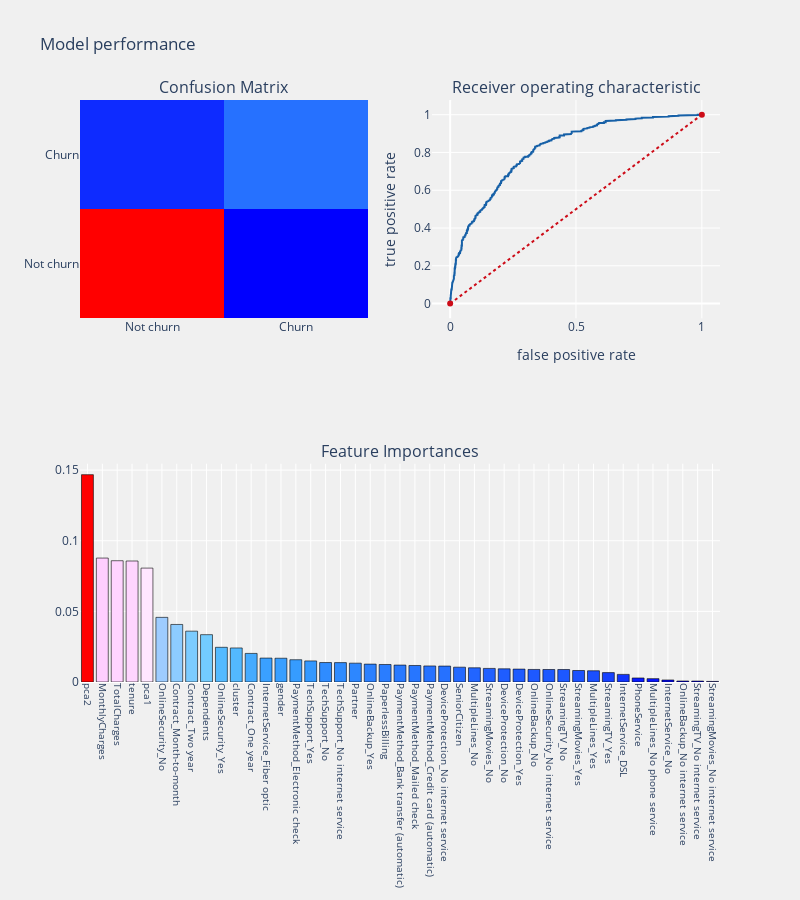

Notebook code for this chart:
### Code cell
telecom_churn_prediction(GBclassifier, X_train_os, X_test, y_train_os.values.ravel(), y_test.values.ravel(),
                         cols,'features', threshold_plot = False)

### Figure 1 — Plotly figure (JSON) as saved in the notebook; plotly's stock layout.template omitted (floating-point values rounded to 4 significant figures; data arrays with more than 128 entries replaced by an {"elided": "..."} marker saying what was removed)
{"data": [{"colorscale": [[0, "rgb(0,0,255)"], [0.1, "rgb(51,153,255)"], [0.2, "rgb(102,204,255)"], [0.3, "rgb(153,204,255)"], [0.4, "rgb(204,204,255)"], [0.5, "rgb(255,255,255)"], [0.6, "rgb(255,204,255)"], [0.7, "rgb(255,153,255)"], [0.8, "rgb(255,102,204)"], [0.9, "rgb(255,102,102)"], [1, "rgb(255,0,0)"]], "name": "matrix", "showscale": false, "type": "heatmap", "x": ["Not churn", "Churn"], "xaxis": "x", "y": ["Not churn", "Churn"], "yaxis": "y", "z": [[1088, 194], [219, 260]]}, {"line": {"color": "rgb(22, 96, 167)", "width": 2}, "name": "Roc : 0.6957357208693359", "type": "scatter", "x": {"elided": "524 float values"}, "xaxis": "x2", "y": {"elided": "524 float values"}, "yaxis": "y2"}, {"line": {"color": "rgb(205, 12, 24)", "dash": "dot", "width": 2}, "type": "scatter", "x": [0, 1], "xaxis": "x2", "y": [0, 1], "yaxis": "y2"}, {"marker": {"color": [0.1468, 0.08774, 0.08586, 0.08566, 0.08064, 0.04576, 0.04074, 0.03599, 0.03351, 0.02457, 0.0241, 0.02024, 0.01692, 0.01684, 0.01578, 0.01492, 0.01378, 0.01372, 0.01333, 0.01266, 0.0124, 0.01197, 0.01169, 0.01135, 0.01126, 0.01049, 0.01006, 0.009619, 0.00933, 0.009136, 0.00888, 0.00884, 0.008838, 0.008145, 0.007957, 0.006647, 0.005396, 0.002852, 0.00238, 0.001432, 0.0007079, 0.0006607, 0.0004081], "colorscale": [[0, "rgb(0,0,255)"], [0.1, "rgb(51,153,255)"], [0.2, "rgb(102,204,255)"], [0.3, "rgb(153,204,255)"], [0.4, "rgb(204,204,255)"], [0.5, "rgb(255,255,255)"], [0.6, "rgb(255,204,255)"], [0.7, "rgb(255,153,255)"], [0.8, "rgb(255,102,204)"], [0.9, "rgb(255,102,102)"], [1, "rgb(255,0,0)"]], "line": {"color": "black", "width": 0.6}}, "name": "coefficients", "type": "bar", "x": ["pca2", "MonthlyCharges", "TotalCharges", "tenure", "pca1", "OnlineSecurity_No", "Contract_Month-to-month", "Contract_Two year", "Dependents", "OnlineSecurity_Yes", "cluster", "Contract_One year", "InternetService_Fiber optic", "gender", "PaymentMethod_Electronic check", "TechSupport_Yes", "TechSupport_No", "TechSupport_No internet service", "Partner", "OnlineBackup_Yes", "PaperlessBilling", "PaymentMethod_Bank transfer (automatic)", "PaymentMethod_Mailed check", "PaymentMethod_Credit card (automatic)", "DeviceProtection_No internet service", "SeniorCitizen", "MultipleLines_No", "StreamingMovies_No", "DeviceProtection_No", "DeviceProtection_Yes", "OnlineBackup_No", "OnlineSecurity_No internet service", "StreamingTV_No", "StreamingMovies_Yes", "MultipleLines_Yes", "StreamingTV_Yes", "InternetService_DSL", "PhoneService", "MultipleLines_No phone service", "InternetService_No", "OnlineBackup_No internet service", "StreamingTV_No internet service", "StreamingMovies_No internet service"], "xaxis": "x3", "y": [0.1468, 0.08774, 0.08586, 0.08566, 0.08064, 0.04576, 0.04074, 0.03599, 0.03351, 0.02457, 0.0241, 0.02024, 0.01692, 0.01684, 0.01578, 0.01492, 0.01378, 0.01372, 0.01333, 0.01266, 0.0124, 0.01197, 0.01169, 0.01135, 0.01126, 0.01049, 0.01006, 0.009619, 0.00933, 0.009136, 0.00888, 0.00884, 0.008838, 0.008145, 0.007957, 0.006647, 0.005396, 0.002852, 0.00238, 0.001432, 0.0007079, 0.0006607, 0.0004081], "yaxis": "y3"}], "layout": {"annotations": [{"font": {"size": 16}, "showarrow": false, "text": "Confusion Matrix", "x": 0.225, "xanchor": "center", "xref": "paper", "y": 1, "yanchor": "bottom", "yref": "paper"}, {"font": {"size": 16}, "showarrow": false, "text": "Receiver operating characteristic", "x": 0.775, "xanchor": "center", "xref": "paper", "y": 1, "yanchor": "bottom", "yref": "paper"}, {"font": {"size": 16}, "showarrow": false, "text": "Feature Importances", "x": 0.5, "xanchor": "center", "xref": "paper", "y": 0.375, "yanchor": "bottom", "yref": "paper"}], "autosize": false, "height": 900, "margin": {"b": 195}, "paper_bgcolor": "rgba(240,240,240, 0.95)", "plot_bgcolor": "rgba(240,240,240, 0.95)", "showlegend": false, "title": {"text": "Model performance"}, "width": 800, "xaxis": {"anchor": "y", "domain": [0, 0.45]}, "xaxis2": {"anchor": "y2", "domain": [0.55, 1], "title": {"text": "false positive rate"}}, "xaxis3": {"anchor": "y3", "domain": [0, 1], "showgrid": true, "tickangle": 90, "tickfont": {"size": 10}}, "yaxis": {"anchor": "x", "domain": [0.625, 1]}, "yaxis2": {"anchor": "x2", "domain": [0.625, 1], "title": {"text": "true positive rate"}}, "yaxis3": {"anchor": "x3", "domain": [0, 0.375]}}}
